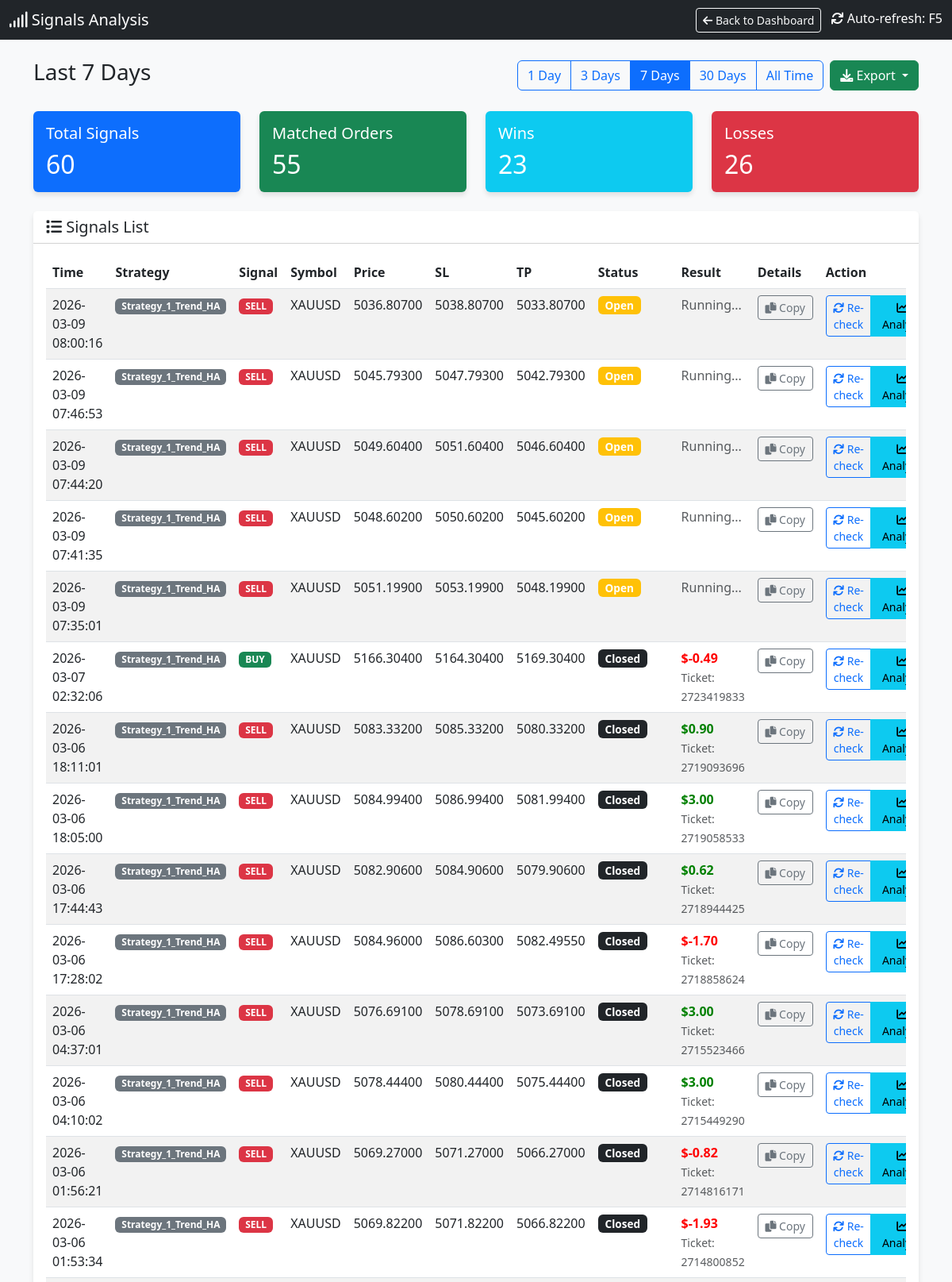
The app's page /signals (upper part) with its own data.
### tables this page shows
CREATE TABLE signals (
                id INTEGER PRIMARY KEY AUTOINCREMENT,
                timestamp DATETIME DEFAULT CURRENT_TIMESTAMP,
                strategy_name TEXT,
                symbol TEXT,
                signal_type TEXT,
                price REAL,
                sl REAL,
                tp REAL,
                indicators TEXT,
                status TEXT,
                account_id INTEGER DEFAULT 0
            );

CREATE TABLE orders (
                ticket INTEGER PRIMARY KEY,
                strategy_name TEXT,
                symbol TEXT,
                order_type TEXT,
                volume REAL,
                open_price REAL,
                sl REAL,
                tp REAL,
                open_time DATETIME,
                close_price REAL,
                profit REAL,
                comment TEXT,
                account_id INTEGER DEFAULT 0
            );

### dashboard.py (the view)
@app.route('/signals')
def signals_page():
    cur = get_db().cursor()
    days_param = request.args.get('days', '7')  # Default 7 days
    if days_param == "all":
        days = 36500
        filter_label = "All Time"
    else:
        try:
            days = int(days_param)
            filter_label = f"Last {days} Days"
        except:
            days = 7
            filter_label = "Last 7 Days"
    cutoff_date = datetime.now() - timedelta(days=days)
    cutoff_str = cutoff_date.strftime("%Y-%m-%d %H:%M:%S")
    cur.execute("SELECT * FROM signals WHERE timestamp >= ? ORDER BY timestamp DESC", (cutoff_str,))
    signals = cur.fetchall()
    signals_with_status = []
    for sig in signals:
        signal_dict = dict(sig)
        try:
            sig_timestamp = sig['timestamp']
            if isinstance(sig_timestamp, str):
                try:
                    sig_time = datetime.strptime(sig_timestamp, '%Y-%m-%d %H:%M:%S')
                except:
                    try:
                        sig_time = datetime.strptime(sig_timestamp, '%Y-%m-%d %H:%M:%S.%f')
                    except:
                        sig_time = datetime.fromisoformat(sig_timestamp.replace('Z', '+00:00'))
            else:
                sig_time = datetime.fromtimestamp(sig_timestamp)
            time_lower = (sig_time - timedelta(seconds=30)).strftime('%Y-%m-%d %H:%M:%S')
            time_upper = (sig_time + timedelta(seconds=30)).strftime('%Y-%m-%d %H:%M:%S')
        except Exception as e:
            time_lower = None
            time_upper = None
        matching_order = None
        if time_lower and time_upper:
            try:
                cur.execute("""
                    SELECT * FROM orders
                    WHERE strategy_name = ?
                    AND symbol = ?
                    AND order_type = ?
                    AND open_time BETWEEN ? AND ?
                    ORDER BY ABS(open_price - ?) ASC
                    LIMIT 1
                """, (sig['strategy_name'], sig['symbol'], sig['signal_type'], time_lower, time_upper, sig['price']))
                matching_order = cur.fetchone()
            except Exception as e:
                pass
        if matching_order:
            signal_dict['order_ticket'] = matching_order['ticket']
            signal_dict['order_profit'] = matching_order['profit']
            signal_dict['order_status'] = 'closed' if matching_order['profit'] is not None else 'open'
            signal_dict['has_order'] = True
        else:
            signal_dict['order_ticket'] = None
            signal_dict['order_profit'] = None
            signal_dict['order_status'] = 'not_found'
            signal_dict['has_order'] = False
        signals_with_status.append(signal_dict)
    total_signals = len(signals_with_status)
    matched_orders = len([s for s in signals_with_status if s['has_order']])
    wins = len([s for s in signals_with_status if s['has_order'] and s['order_profit'] is not None and s['order_profit'] > 0])
    losses = len([s for s in signals_with_status if s['has_order'] and s['order_profit'] is not None and s['order_profit'] < 0])
    cur.execute("SELECT DISTINCT strategy_name FROM orders ORDER BY strategy_name")
    strategies = [row['strategy_name'] for row in cur.fetchall()]
    return render_template('signals.html',
                         signals=signals_with_status,
                         total_signals=total_signals,
                         matched_orders=matched_orders,
                         wins=wins,
                         losses=losses,
                         current_filter=days_param,
                         filter_label=filter_label,
                         strategies=strategies)

### dashboard.py (called while the page is built)
def get_db():
    db = getattr(g, '_database', None)
    if db is None:
        db = g._database = sqlite3.connect(DB_PATH)
        db.row_factory = sqlite3.Row
    return db

@app.teardown_appcontext
def close_connection(exception):
    db = getattr(g, '_database', None)
    if db is not None:
        db.close()

def format_vn_time(value):
    if not value:
        return ""
    try:
        if isinstance(value, str):
            try:
                dt = datetime.strptime(value, "%Y-%m-%d %H:%M:%S")
            except ValueError:
                try:
                    dt = datetime.strptime(value, "%Y-%m-%d %H:%M:%S.%f")
                except ValueError:
                    dt = datetime.strptime(value, "%Y-%m-%d %H:%M")
        else:
            dt = value
        vn_time = dt + timedelta(hours=7)
        res = vn_time.strftime("%Y-%m-%d %H:%M:%S")
        return res
    except Exception as e:
        print(f"DEBUG: Error parsing '{value}': {e}")
        return value # Return original on error

### templates/signals.html (shortened to what this page needs)
<!DOCTYPE html>
<html lang="en">
<head>
    <link href="https://cdn.jsdelivr.net/npm/bootstrap@5.3.0/dist/css/bootstrap.min.css" rel="stylesheet">
    <link href="https://cdnjs.cloudflare.com/ajax/libs/font-awesome/6.0.0/css/all.min.css" rel="stylesheet">
</head>
<body>
    <nav class="navbar navbar-dark bg-dark mb-4">
        <div class="container-fluid">
            <span class="navbar-brand mb-0 h1"><i class="fas fa-signal"></i> Signals Analysis</span>
            <div>
                <a href="/" class="btn btn-outline-light btn-sm me-2">
                    <i class="fas fa-arrow-left"></i> Back to Dashboard
                </a>
                <span class="text-white"><i class="fas fa-sync"></i> Auto-refresh: F5</span>
            </div>
        </div>
    </nav>
    <div class="container mb-4">
        <div class="d-flex justify-content-between align-items-center">
            <h3>{{ filter_label }}</h3>
            <div class="d-flex gap-2">
                <div class="btn-group" role="group">
                    <a href="/signals?days=1" class="btn btn-outline-primary {% if current_filter == '1' %}active{% endif %}">1 Day</a>
                    <a href="/signals?days=3" class="btn btn-outline-primary {% if current_filter == '3' %}active{% endif %}">3 Days</a>
                    <a href="/signals?days=7" class="btn btn-outline-primary {% if current_filter == '7' %}active{% endif %}">7 Days</a>
                    <a href="/signals?days=30" class="btn btn-outline-primary {% if current_filter == '30' %}active{% endif %}">30 Days</a>
                    <a href="/signals?days=all" class="btn btn-outline-primary {% if current_filter == 'all' %}active{% endif %}">All Time</a>
                </div>
                <div class="btn-group" role="group">
                    <button type="button" class="btn btn-success dropdown-toggle" data-bs-toggle="dropdown" aria-expanded="false" title="Export to CSV">
                        <i class="fas fa-download"></i> Export
                    </button>
                </div>
            </div>
        </div>
    </div>
    <div class="container">
        <div class="row mb-4">
            <div class="col-md-3">
                <div class="card bg-primary text-white">
                    <div class="card-body">
                        <h5 class="card-title">Total Signals</h5>
                        <h2 class="card-text">{{ total_signals }}</h2>
                    </div>
                </div>
            </div>
            <div class="col-md-3">
                <div class="card bg-success text-white">
                    <div class="card-body">
                        <h5 class="card-title">Matched Orders</h5>
                        <h2 class="card-text">{{ matched_orders }}</h2>
                    </div>
                </div>
            </div>
            <div class="col-md-3">
                <div class="card bg-info text-white">
                    <div class="card-body">
                        <h5 class="card-title">Wins</h5>
                        <h2 class="card-text">{{ wins }}</h2>
                    </div>
                </div>
            </div>
            <div class="col-md-3">
                <div class="card bg-danger text-white">
                    <div class="card-body">
                        <h5 class="card-title">Losses</h5>
                        <h2 class="card-text">{{ losses }}</h2>
                    </div>
                </div>
            </div>
        </div>
        <div class="card">
            <div class="card-header bg-white">
                <h5 class="mb-0"><i class="fas fa-list"></i> Signals List</h5>
            </div>
            <div class="card-body">
                <div class="table-responsive">
                    <table class="table table-hover table-striped">
                        <thead>
                            <tr>
                                <th>Time</th>
                                <th>Strategy</th>
                                <th>Signal</th>
                                <th>Symbol</th>
                                <th>Price</th>
                                <th>SL</th>
                                <th>TP</th>
                                <th>Status</th>
                                <th>Result</th>
                                <th>Details</th>
                                <th>Action</th>
                            </tr>
                        </thead>
                        <tbody>
                            {% for sig in signals %}
                            <tr class="signal-row" id="signal-row-{{ sig.id }}">
                                <td>{{ sig.timestamp | to_vn_time }}</td>
                                <td><span class="badge bg-secondary">{{ sig.strategy_name }}</span></td>
                                <td>
                                    {% if sig.signal_type == 'BUY' %}
                                    <span class="badge badge-buy">BUY</span>
                                    {% else %}
                                    <span class="badge badge-sell">SELL</span>
                                    {% endif %}
                                </td>
                                <td>{{ sig.symbol }}</td>
                                <td>{{ "%.5f"|format(sig.price) }}</td>
                                <td>{{ "%.5f"|format(sig.sl) if sig.sl else '-' }}</td>
                                <td>{{ "%.5f"|format(sig.tp) if sig.tp else '-' }}</td>
                                <td id="status-{{ sig.id }}">
                                    {% if sig.has_order %}
                                        {% if sig.order_status == 'closed' %}
                                            <span class="badge bg-dark status-badge">Closed</span>
                                        {% else %}
                                            <span class="badge bg-warning status-badge">Open</span>
                                        {% endif %}
                                    {% else %}
                                        <span class="badge bg-secondary status-badge">Not Found</span>
                                    {% endif %}
                                </td>
                                <td id="result-{{ sig.id }}">
                                    {% if sig.has_order and sig.order_profit is not none %}
                                        <span class="{% if sig.order_profit >= 0 %}profit-pos{% else %}profit-neg{% endif %}">
                                            ${{ "%.2f"|format(sig.order_profit) }}
                                        </span>
                                        <br>
                                        <small class="text-muted">Ticket: {{ sig.order_ticket }}</small>
                                    {% elif sig.has_order %}
                                        <span class="text-muted">Running...</span>
                                    {% else %}
                                        <span class="text-muted">-</span>
                                    {% endif %}
                                </td>
                                <td id="details-{{ sig.id }}">
                                    <button class="btn btn-sm btn-outline-secondary copy-details-btn"
                                            data-signal-id="{{ sig.id }}"
                                            data-signal-data='{{ sig|tojson }}'
                                            title="Copy signal details">
                                        <i class="fas fa-copy"></i> Copy
                                    </button>
                                </td>
                                <td id="action-{{ sig.id }}">
                                    <div class="btn-group" role="group">
                                        {% if not sig.has_order %}
                                            <button class="btn btn-sm btn-primary check-mt5-btn" data-signal-id="{{ sig.id }}">
                                                <i class="fas fa-search"></i> Check MT5
                                            </button>
                                        {% else %}
                                            <button class="btn btn-sm btn-outline-primary check-mt5-btn" data-signal-id="{{ sig.id }}">
                                                <i class="fas fa-sync"></i> Re-check
                                            </button>
                                        {% endif %}
                                        <button class="btn btn-sm btn-info analyze-signal-btn" data-signal-id="{{ sig.id }}" title="Analyze signal">
                                            <i class="fas fa-chart-line"></i> Analyze
                                        </button>
                                    </div>
                                </td>
                            </tr>
                            {% endfor %}
                        </tbody>
                    </table>
                </div>
            </div>
        </div>
    </div>
</body>
</html>

### templates/signals.html (style rules this page uses)
body { background-color: #f8f9fa; }
.card { box-shadow: 0 4px 6px rgba(0, 0, 0, 0.1); border: none; }
.profit-pos { color: green; font-weight: bold; }
.profit-neg { color: red; font-weight: bold; }
.badge-buy { background-color: #198754; }
.badge-sell { background-color: #dc3545; }
.status-badge { font-size: 0.85em; padding: 0.35em 0.65em; }
.signal-row { transition: background-color 0.2s; }
.copy-details-btn { min-width: 70px; }
.analyze-signal-btn { min-width: 80px; }

### records on screen
signals: timestamp|to_vn_time "2026-03-09 08:00:16", strategy_name "Strategy_1_Trend_HA", symbol "XAUUSD", price "5036.80700", sl "5038.80700", tp "5033.80700"
signals: timestamp|to_vn_time "2026-03-09 07:46:53", strategy_name "Strategy_1_Trend_HA", symbol "XAUUSD", price "5045.79300", sl "5047.79300", tp "5042.79300"
signals: timestamp|to_vn_time "2026-03-09 07:44:20", strategy_name "Strategy_1_Trend_HA", symbol "XAUUSD", price "5049.60400", sl "5051.60400", tp "5046.60400"
signals: timestamp|to_vn_time "2026-03-09 07:41:35", strategy_name "Strategy_1_Trend_HA", symbol "XAUUSD", price "5048.60200", sl "5050.60200", tp "5045.60200"
signals: timestamp|to_vn_time "2026-03-09 07:35:01", strategy_name "Strategy_1_Trend_HA", symbol "XAUUSD", price "5051.19900", sl "5053.19900", tp "5048.19900"
signals: timestamp|to_vn_time "2026-03-07 02:32:06", strategy_name "Strategy_1_Trend_HA", symbol "XAUUSD", price "5166.30400", sl "5164.30400", tp "5169.30400"
orders: order_profit "-0.49", order_ticket "2723419833"
signals: timestamp|to_vn_time "2026-03-06 18:11:01", strategy_name "Strategy_1_Trend_HA", symbol "XAUUSD", price "5083.33200", sl "5085.33200", tp "5080.33200"
orders: order_profit "0.90", order_ticket "2719093696"
signals: timestamp|to_vn_time "2026-03-06 18:05:00", strategy_name "Strategy_1_Trend_HA", symbol "XAUUSD", price "5084.99400", sl "5086.99400", tp "5081.99400"
orders: order_profit "3.00", order_ticket "2719058533"
signals: timestamp|to_vn_time "2026-03-06 17:44:43", strategy_name "Strategy_1_Trend_HA", symbol "XAUUSD", price "5082.90600", sl "5084.90600", tp "5079.90600"
orders: order_profit "0.62", order_ticket "2718944425"
signals: timestamp|to_vn_time "2026-03-06 17:28:02", strategy_name "Strategy_1_Trend_HA", symbol "XAUUSD", price "5084.96000", sl "5086.60300", tp "5082.49550"
orders: order_profit "-1.70", order_ticket "2718858624"
signals: timestamp|to_vn_time "2026-03-06 04:37:01", strategy_name "Strategy_1_Trend_HA", symbol "XAUUSD", price "5076.69100", sl "5078.69100", tp "5073.69100"
orders: order_profit "3.00", order_ticket "2715523466"
signals: timestamp|to_vn_time "2026-03-06 04:10:02", strategy_name "Strategy_1_Trend_HA", symbol "XAUUSD", price "5078.44400", sl "5080.44400", tp "5075.44400"
orders: order_profit "3.00", order_ticket "2715449290"
signals: timestamp|to_vn_time "2026-03-06 01:56:21", strategy_name "Strategy_1_Trend_HA", symbol "XAUUSD", price "5069.27000", sl "5071.27000", tp "5066.27000"
orders: order_profit "-0.82", order_ticket "2714816171"
signals: timestamp|to_vn_time "2026-03-06 01:53:34", strategy_name "Strategy_1_Trend_HA", symbol "XAUUSD", price "5069.82200", sl "5071.82200", tp "5066.82200"
orders: order_profit "-1.93", order_ticket "2714800852"

### other values on screen
{{ filter_label }} "Last 7 Days"
{{ total_signals }} "60"
{{ matched_orders }} "55"
{{ wins }} "23"
{{ losses }} "26"
